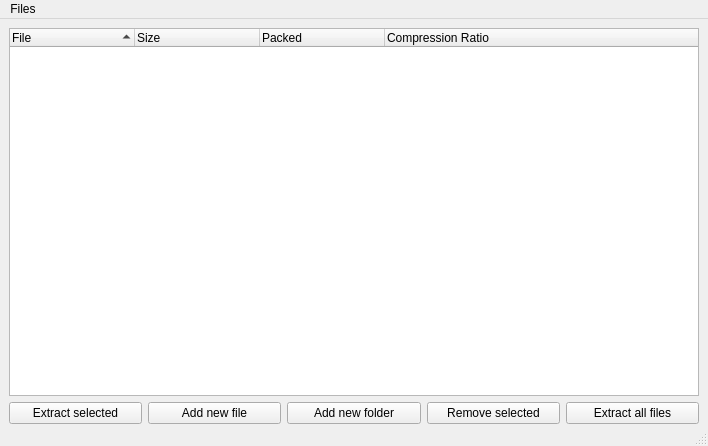
<?xml version="1.0" encoding="UTF-8"?>
<ui version="4.0">
 <class>ArchiveWindow</class>
 <widget class="QMainWindow" name="ArchiveWindow">
  <property name="geometry">
   <rect>
    <x>0</x>
    <y>0</y>
    <width>708</width>
    <height>446</height>
   </rect>
  </property>
  <property name="windowTitle">
   <string>Turbo Kompresor 2000</string>
  </property>
  <widget class="QWidget" name="centralwidget">
   <layout class="QVBoxLayout" name="verticalLayout">
    <property name="bottomMargin">
     <number>0</number>
    </property>
    <item>
     <layout class="QGridLayout" name="gridLayout">
      <item row="0" column="0">
       <widget class="QTreeWidget" name="archiveWidget">
        <property name="sortingEnabled">
         <bool>true</bool>
        </property>
        <property name="columnCount">
         <number>4</number>
        </property>
        <attribute name="headerMinimumSectionSize">
         <number>100</number>
        </attribute>
        <attribute name="headerDefaultSectionSize">
         <number>125</number>
        </attribute>
        <column>
         <property name="text">
          <string notr="true">File</string>
         </property>
        </column>
        <column>
         <property name="text">
          <string notr="true">Size</string>
         </property>
        </column>
        <column>
         <property name="text">
          <string notr="true">Packed</string>
         </property>
        </column>
        <column>
         <property name="text">
          <string>Compression Ratio</string>
         </property>
        </column>
       </widget>
      </item>
     </layout>
    </item>
    <item>
     <layout class="QHBoxLayout" name="horizontalLayout">
      <item>
       <widget class="QPushButton" name="buttonExtractSelected">
        <property name="text">
         <string>Extract selected</string>
        </property>
       </widget>
      </item>
      <item>
       <widget class="QPushButton" name="buttonAddNewFile">
        <property name="text">
         <string>Add new file</string>
        </property>
       </widget>
      </item>
      <item>
       <widget class="QPushButton" name="buttonAddNewFolder">
        <property name="text">
         <string>Add new folder</string>
        </property>
       </widget>
      </item>
      <item>
       <widget class="QPushButton" name="buttonRemoveSelected">
        <property name="text">
         <string>Remove selected</string>
        </property>
       </widget>
      </item>
      <item>
       <widget class="QPushButton" name="buttonExtractAll">
        <property name="text">
         <string>Extract all files</string>
        </property>
       </widget>
      </item>
     </layout>
    </item>
   </layout>
  </widget>
  <widget class="QMenuBar" name="menubar">
   <property name="geometry">
    <rect>
     <x>0</x>
     <y>0</y>
     <width>708</width>
     <height>22</height>
    </rect>
   </property>
   <widget class="QMenu" name="menuFiles">
    <property name="title">
     <string>Files</string>
    </property>
    <addaction name="actionNewArchive"/>
    <addaction name="actionOpenArchive"/>
   </widget>
   <addaction name="menuFiles"/>
  </widget>
  <widget class="QStatusBar" name="statusbar"/>
  <action name="actionNewArchive">
   <property name="text">
    <string>New</string>
   </property>
  </action>
  <action name="actionOpenArchive">
   <property name="text">
    <string>Open</string>
   </property>
  </action>
 </widget>
 <resources/>
 <connections/>
</ui>
